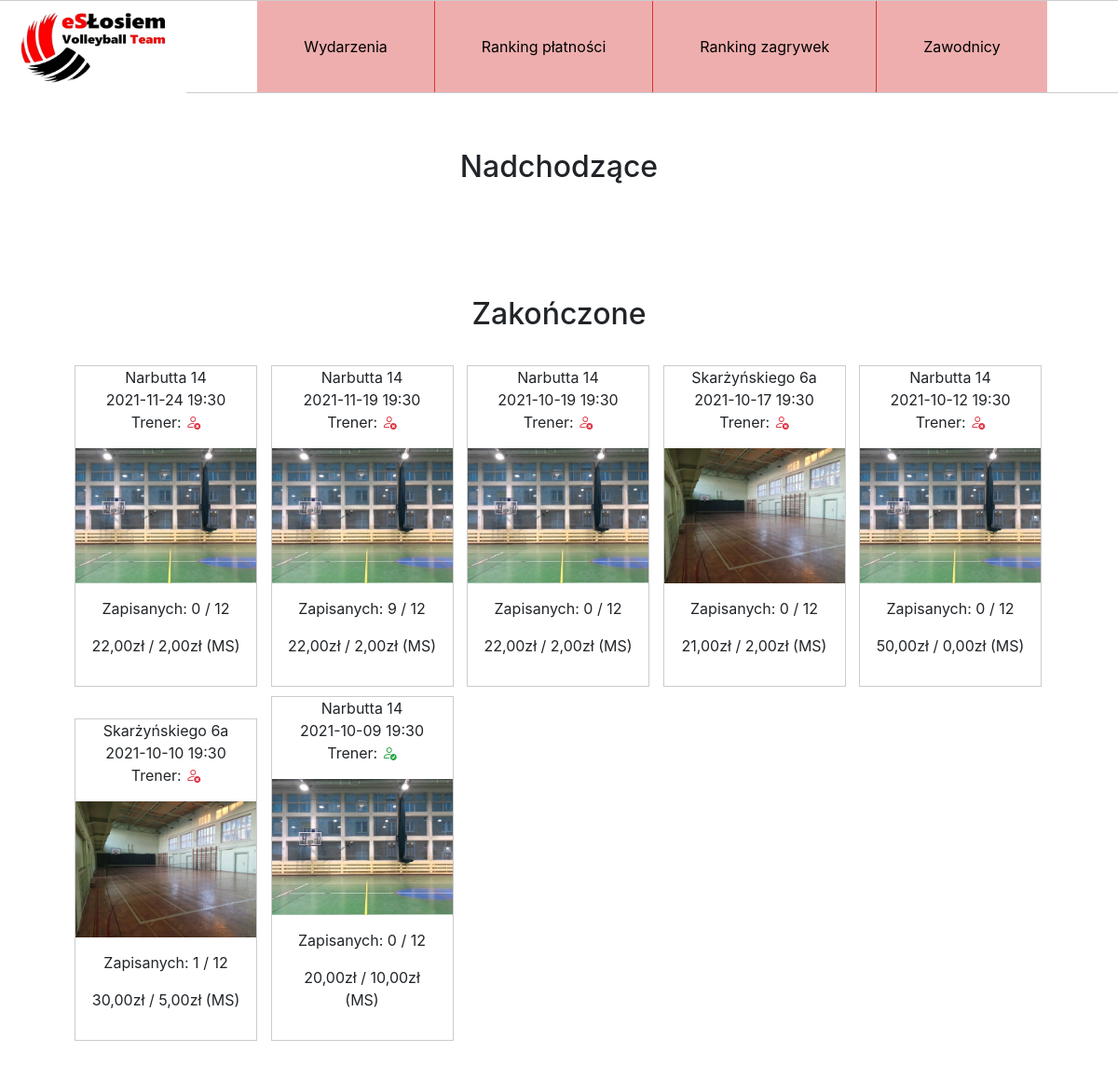
/, run on an earlier commit of the app's database.
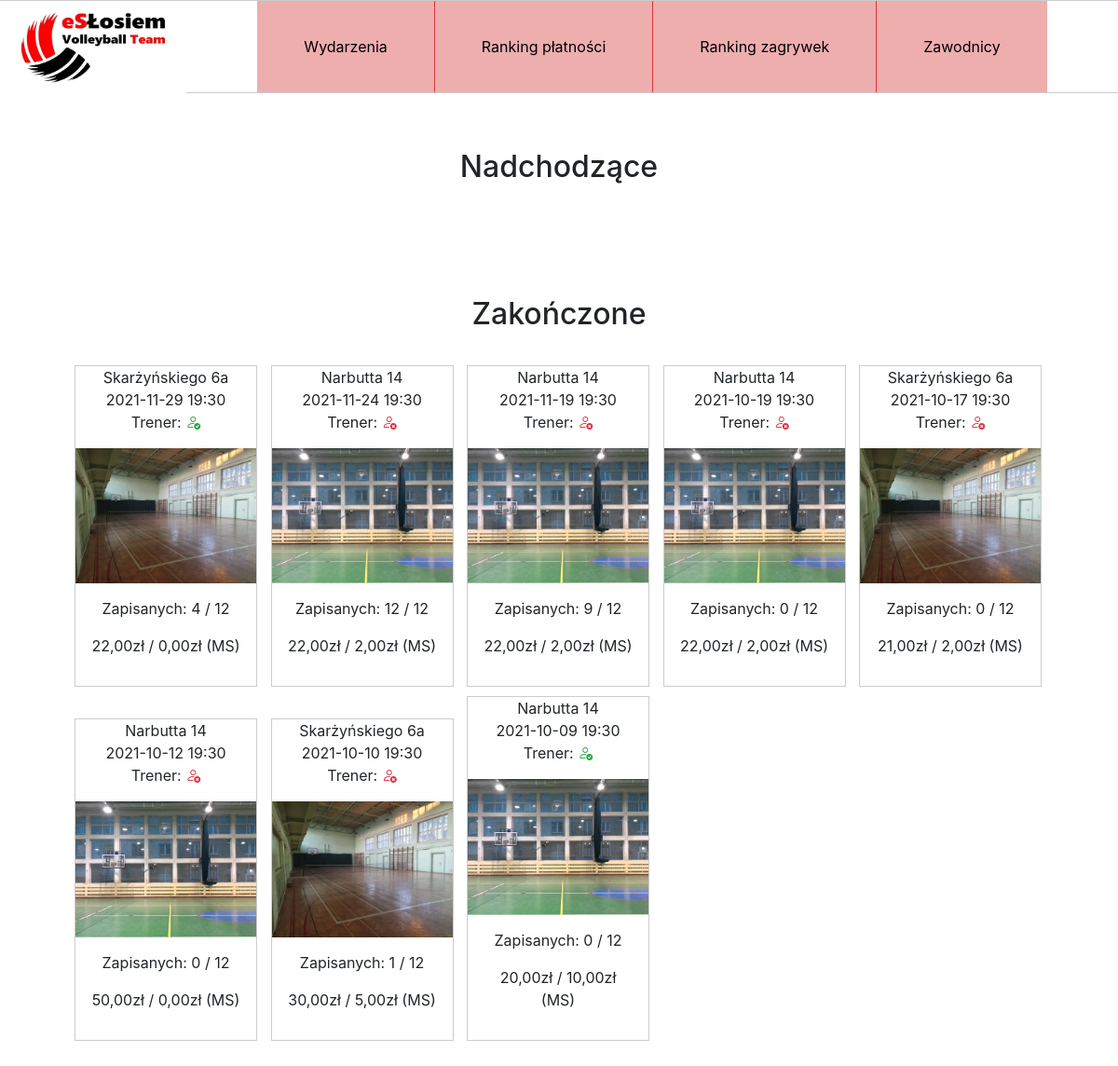
And on a later commit of the database.
### zapisy/models.py (models this page shows, shortened)
class Event(models.Model):
    date = models.DateTimeField()
    duration = models.DurationField()
    location = models.ForeignKey("Localization", on_delete=models.SET_NULL, blank=True, null=True, default=None)
    price = models.FloatField()
    price_multisport = models.FloatField(default=0)
    player_slots = models.IntegerField(default=12)
    coach = models.BooleanField(default=False)
    cancelled = models.BooleanField(default=False)

class Localization(models.Model):
    address = models.CharField(max_length=32)
    image = models.ImageField(upload_to='localizations')

### zapisy/views.py (the view)
# urls.py: path('', views.AllEventsView.as_view(), name='events'),
class AllEventsView(ListView):
    model = Event
    template_name = "zapisy/events.html"
    def get_context_data(self, **kwargs):
        context = super().get_context_data(**kwargs)
        events = Event.objects.annotate(num_signed=Count(Case(When(entry__reserve=False, then=1), output_field=IntegerField())),
                                        num_reserve=Count(Case(When(entry__reserve=True, then=1), output_field=IntegerField())),
                                        num_paid=Count(Case(When(Q(entry__paid=True) & Q(entry__serves_paid=True), then=1), output_field=IntegerField())))
        context['upcoming'] = events.filter(date__gte=datetime.now())
        context['ended'] = events.filter(date__lte=datetime.now(), cancelled=False).order_by('-date')
        return context

### zapisy/templatetags/filters.py (called while the page is built)
@register.filter
def show_date(date):
    return date.strftime('%Y-%m-%d %H:%M')

@register.filter
def show_price(value):
    return str("{:.2f}".format(value)).replace(".", ",") + 'zł'

### templates/zapisy/events.html (shortened to what this page needs)
{% extends "zapisy/base.html" %}
{% load static %}
{% load filters %}
  {% block content %}
  <div class="center">
    <h2 class="center">Nadchodzące</h2>
  </div>
    <div class="center">
    <h2 class="center">Zakończone</h2>
    {% for event in ended %}
      <div class="gallery">
        <p>
          {{event.location.address}} <br>
          {{event.date|show_date}} <br>
          {% if event.coach %}
            Trener: <i class="bi bi-person-check text-success"></i>
          {% else %}
            Trener: <i class="bi bi-person-x text-danger"></i>
          {% endif %}
        </p>
        <a href="{% url 'event' event.id %}">
          <img src="{{ event.location.image.url }}" alt="Cinque Terre" width="600" height="400">
        </a>
        {% if event.cancelled %}
          <div class="desc">
            <p class="red">ODWOŁANE</p>
          </div>
        {% else %}
          <div class="desc">
            <p>Zapisanych: {{event.num_signed}} / {{event.player_slots}}</p>
            <p>{{event.price|show_price}} / {{event.price_multisport|show_price}} (MS)</p>
          </div>
        {% endif %}
      </div>
    {% endfor %}
    </div>
  {% endblock %}

What changed in the data, as far as the page shows it:
added Event: location.address "Skarżyńskiego 6a", date|show_date "2021-11-29 19:30", shows "Trener:", coach True (drawn), location.image (picture), num_signed "4", player_slots "12", price|show_price "22,00zł", price_multisport|show_price "0,00zł"
computed for Event (number 2 of 8 on the later page): num_signed "0" → "12"
